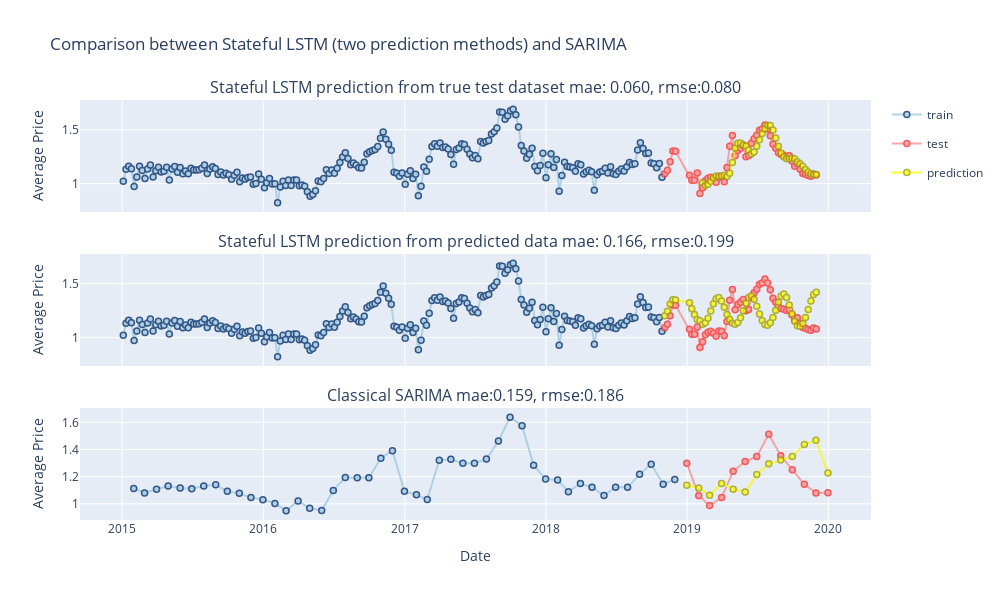

The code cell stored with this chart in its notebook:
### Code cell
from plotly.subplots import make_subplots
import plotly.graph_objects as go

fig = make_subplots(rows=3, cols=1,shared_xaxes=True,vertical_spacing=0.1,subplot_titles=("Stateful LSTM prediction from true test dataset mae: {mae_value:.3f}, rmse:{rmse_value:.3f}".format(mae_value=stateful_from_test_data_mae,rmse_value=stateful_from_test_data_rmse),
                                                   "Stateful LSTM prediction from predicted data mae: {mae_value:.3f}, rmse:{rmse_value:.3f}".format(mae_value=stateful_prediction_from_prediction_mae,rmse_value=stateful_prediction_from_prediction_rmse),
                                                   "Classical SARIMA mae:{mae_value:.3f}, rmse:{rmse_value:.3f}".format(mae_value=sarima_mae,rmse_value=sarima_rmse)))








fig.append_trace(go.Scatter(
    x=stateful_prediction_from_test_data_df.index,y=stateful_prediction_from_test_data_df['train'],
                   name='train',legendgroup='train',mode='lines+markers',marker=dict(
                                 color='rgb(158,202,225)',
                                 line=dict(
                                 color='rgb(8,48,107)',
                                 width=1.5)),
                                opacity=0.8), row=1, col=1)

fig.append_trace(go.Scatter(
    x=stateful_prediction_from_test_data_df.index,y=stateful_prediction_from_test_data_df['test'],
                   name='test',legendgroup='test',mode='lines+markers',marker=dict(
                                 color='rgb(248,146,146)',
                                 line=dict(
                                 color='rgb(249,52,52)',
                                 width=1.5)),
                                opacity=0.8), row=1, col=1)

fig.append_trace(go.Scatter(
    x=stateful_prediction_from_test_data_df.index,y=stateful_prediction_from_test_data_df['prediction'],
                   name='prediction',legendgroup='prediction',mode='lines+markers',marker=dict(
                                 color='rgb(249,249,11)',
                                 line=dict(
                                 color='rgb(158,158,14)',
                                 width=1.5)),
                                opacity=0.8,
                            hovertext=stateful_prediction_from_test_data_df.index), row=1, col=1)


fig.append_trace(go.Scatter(
    x=stateful_prediction_from_prediction_df.index,y=stateful_prediction_from_prediction_df['train'],
                   name='train',showlegend=False, mode='lines+markers',marker=dict(
                                 color='rgb(158,202,225)',
                                 line=dict(
                                 color='rgb(8,48,107)',
                                 width=1.5)),
                                opacity=0.8), row=2, col=1)

fig.append_trace(go.Scatter(
    x=stateful_prediction_from_prediction_df.index,y=stateful_prediction_from_prediction_df['test'],
                   name='test',showlegend=False, mode='lines+markers',marker=dict(
                                 color='rgb(248,146,146)',
                                 line=dict(
                                 color='rgb(249,52,52)',
                                 width=1.5)),
                                opacity=0.8), row=2, col=1)


fig.append_trace(go.Scatter(
    x=stateful_prediction_from_prediction_df.index,y=stateful_prediction_from_prediction_df['prediction'],
                   name='prediction',showlegend=False, mode='lines+markers',marker=dict(
                                 color='rgb(249,249,11)',
                                 line=dict(
                                 color='rgb(158,158,14)',
                                 width=1.5)),
                                opacity=0.8,
                            hovertext=stateful_prediction_from_prediction_df.index), row=2, col=1)



fig.append_trace(go.Scatter(
    x=sarima_train_test_predict_df.index,y=sarima_train_test_predict_df['train'],
                   name='train',showlegend=False,legendgroup='train',mode='lines+markers',marker=dict(
                                 color='rgb(158,202,225)',
                                 line=dict(
                                 color='rgb(8,48,107)',
                                 width=1.5)),
                                opacity=0.8), row=3, col=1)

fig.append_trace(go.Scatter(
    x=sarima_train_test_predict_df.index,y=sarima_train_test_predict_df['test'],
                   name='test',showlegend=False,legendgroup='test',mode='lines+markers',marker=dict(
                                 color='rgb(248,146,146)',
                                 line=dict(
                                 color='rgb(249,52,52)',
                                 width=1.5)),
                                opacity=0.8), row=3, col=1)

fig.append_trace(go.Scatter(
    x=sarima_train_test_predict_df.index,y=sarima_train_test_predict_df['prediction'],
                   name='prediction',showlegend=False,legendgroup='prediction',mode='lines+markers',marker=dict(
                                 color='rgb(249,249,11)',
                                 line=dict(
                                 color='rgb(158,158,14)',
                                 width=1.5)),
                                opacity=0.8,
                            hovertext=sarima_train_test_predict_df.index), row=3, col=1)

# Update xaxis properties
# fig.update_xaxes(title_text="Date", row=1, col=1)
# fig.update_xaxes(title_text="Date", row=2, col=1)
fig.update_xaxes(title_text="Date", row=3, col=1)

# Update yaxis properties
fig.update_yaxes(title_text="Average Price", row=1, col=1)
fig.update_yaxes(title_text="Average Price",  row=2, col=1)
fig.update_yaxes(title_text="Average Price",  row=3, col=1)



fig.update_layout(height=600, width=1000, title_text="Comparison between Stateful LSTM (two prediction methods) and SARIMA"
                  )



try:
    fig.show()
except:
    fig.show('svg')
# fig.show(renderer="colab")

### Figure 1 — Plotly figure (JSON) as saved in the notebook; plotly's stock layout.template omitted (floating-point values rounded to 4 significant figures; data arrays with more than 128 entries replaced by an {"elided": "..."} marker saying what was removed)
{"data": [{"legendgroup": "train", "marker": {"color": "rgb(158,202,225)", "line": {"color": "rgb(8,48,107)", "width": 1.5}}, "mode": "lines+markers", "name": "train", "opacity": 0.8, "type": "scatter", "x": {"elided": "253 str values"}, "xaxis": "x", "y": {"elided": "253 float values"}, "yaxis": "y"}, {"legendgroup": "test", "marker": {"color": "rgb(248,146,146)", "line": {"color": "rgb(249,52,52)", "width": 1.5}}, "mode": "lines+markers", "name": "test", "opacity": 0.8, "type": "scatter", "x": {"elided": "253 str values"}, "xaxis": "x", "y": {"elided": "253 float values"}, "yaxis": "y"}, {"hovertext": {"elided": "253 str values"}, "legendgroup": "prediction", "marker": {"color": "rgb(249,249,11)", "line": {"color": "rgb(158,158,14)", "width": 1.5}}, "mode": "lines+markers", "name": "prediction", "opacity": 0.8, "type": "scatter", "x": {"elided": "253 str values"}, "xaxis": "x", "y": {"elided": "253 float values"}, "yaxis": "y"}, {"marker": {"color": "rgb(158,202,225)", "line": {"color": "rgb(8,48,107)", "width": 1.5}}, "mode": "lines+markers", "name": "train", "opacity": 0.8, "showlegend": false, "type": "scatter", "x": {"elided": "253 str values"}, "xaxis": "x2", "y": {"elided": "253 float values"}, "yaxis": "y2"}, {"marker": {"color": "rgb(248,146,146)", "line": {"color": "rgb(249,52,52)", "width": 1.5}}, "mode": "lines+markers", "name": "test", "opacity": 0.8, "showlegend": false, "type": "scatter", "x": {"elided": "253 str values"}, "xaxis": "x2", "y": {"elided": "253 float values"}, "yaxis": "y2"}, {"hovertext": {"elided": "253 str values"}, "marker": {"color": "rgb(249,249,11)", "line": {"color": "rgb(158,158,14)", "width": 1.5}}, "mode": "lines+markers", "name": "prediction", "opacity": 0.8, "showlegend": false, "type": "scatter", "x": {"elided": "253 str values"}, "xaxis": "x2", "y": {"elided": "253 float values"}, "yaxis": "y2"}, {"legendgroup": "train", "marker": {"color": "rgb(158,202,225)", "line": {"color": "rgb(8,48,107)", "width": 1.5}}, "mode": "lines+markers", "name": "train", "opacity": 0.8, "showlegend": false, "type": "scatter", "x": ["2015-01-31T00:00:00", "2015-02-28T00:00:00", "2015-03-31T00:00:00", "2015-04-30T00:00:00", "2015-05-31T00:00:00", "2015-06-30T00:00:00", "2015-07-31T00:00:00", "2015-08-31T00:00:00", "2015-09-30T00:00:00", "2015-10-31T00:00:00", "2015-11-30T00:00:00", "2015-12-31T00:00:00", "2016-01-31T00:00:00", "2016-02-29T00:00:00", "2016-03-31T00:00:00", "2016-04-30T00:00:00", "2016-05-31T00:00:00", "2016-06-30T00:00:00", "2016-07-31T00:00:00", "2016-08-31T00:00:00", "2016-09-30T00:00:00", "2016-10-31T00:00:00", "2016-11-30T00:00:00", "2016-12-31T00:00:00", "2017-01-31T00:00:00", "2017-02-28T00:00:00", "2017-03-31T00:00:00", "2017-04-30T00:00:00", "2017-05-31T00:00:00", "2017-06-30T00:00:00", "2017-07-31T00:00:00", "2017-08-31T00:00:00", "2017-09-30T00:00:00", "2017-10-31T00:00:00", "2017-11-30T00:00:00", "2017-12-31T00:00:00", "2018-01-31T00:00:00", "2018-02-28T00:00:00", "2018-03-31T00:00:00", "2018-04-30T00:00:00", "2018-05-31T00:00:00", "2018-06-30T00:00:00", "2018-07-31T00:00:00", "2018-08-31T00:00:00", "2018-09-30T00:00:00", "2018-10-31T00:00:00", "2018-11-30T00:00:00", "2018-12-31T00:00:00", "2019-01-31T00:00:00", "2019-02-28T00:00:00", "2019-03-31T00:00:00", "2019-04-30T00:00:00", "2019-05-31T00:00:00", "2019-06-30T00:00:00", "2019-07-31T00:00:00", "2019-08-31T00:00:00", "2019-09-30T00:00:00", "2019-10-31T00:00:00", "2019-11-30T00:00:00", "2019-12-31T00:00:00"], "xaxis": "x3", "y": [1.114, 1.079, 1.107, 1.132, 1.117, 1.111, 1.13, 1.14, 1.092, 1.077, 1.046, 1.031, 1.003, 0.9495, 1.02, 0.9666, 0.9513, 1.098, 1.193, 1.193, 1.192, 1.337, 1.39, 1.092, 1.067, 1.032, 1.32, 1.328, 1.298, 1.298, 1.329, 1.463, 1.637, 1.576, 1.284, 1.182, 1.176, 1.09, 1.15, 1.122, 1.06, 1.122, 1.121, 1.217, 1.291, 1.144, 1.18, null, null, null, null, null, null, null, null, null, null, null, null, null], "yaxis": "y3"}, {"legendgroup": "test", "marker": {"color": "rgb(248,146,146)", "line": {"color": "rgb(249,52,52)", "width": 1.5}}, "mode": "lines+markers", "name": "test", "opacity": 0.8, "showlegend": false, "type": "scatter", "x": ["2015-01-31T00:00:00", "2015-02-28T00:00:00", "2015-03-31T00:00:00", "2015-04-30T00:00:00", "2015-05-31T00:00:00", "2015-06-30T00:00:00", "2015-07-31T00:00:00", "2015-08-31T00:00:00", "2015-09-30T00:00:00", "2015-10-31T00:00:00", "2015-11-30T00:00:00", "2015-12-31T00:00:00", "2016-01-31T00:00:00", "2016-02-29T00:00:00", "2016-03-31T00:00:00", "2016-04-30T00:00:00", "2016-05-31T00:00:00", "2016-06-30T00:00:00", "2016-07-31T00:00:00", "2016-08-31T00:00:00", "2016-09-30T00:00:00", "2016-10-31T00:00:00", "2016-11-30T00:00:00", "2016-12-31T00:00:00", "2017-01-31T00:00:00", "2017-02-28T00:00:00", "2017-03-31T00:00:00", "2017-04-30T00:00:00", "2017-05-31T00:00:00", "2017-06-30T00:00:00", "2017-07-31T00:00:00", "2017-08-31T00:00:00", "2017-09-30T00:00:00", "2017-10-31T00:00:00", "2017-11-30T00:00:00", "2017-12-31T00:00:00", "2018-01-31T00:00:00", "2018-02-28T00:00:00", "2018-03-31T00:00:00", "2018-04-30T00:00:00", "2018-05-31T00:00:00", "2018-06-30T00:00:00", "2018-07-31T00:00:00", "2018-08-31T00:00:00", "2018-09-30T00:00:00", "2018-10-31T00:00:00", "2018-11-30T00:00:00", "2018-12-31T00:00:00", "2019-01-31T00:00:00", "2019-02-28T00:00:00", "2019-03-31T00:00:00", "2019-04-30T00:00:00", "2019-05-31T00:00:00", "2019-06-30T00:00:00", "2019-07-31T00:00:00", "2019-08-31T00:00:00", "2019-09-30T00:00:00", "2019-10-31T00:00:00", "2019-11-30T00:00:00", "2019-12-31T00:00:00"], "xaxis": "x3", "y": [null, null, null, null, null, null, null, null, null, null, null, null, null, null, null, null, null, null, null, null, null, null, null, null, null, null, null, null, null, null, null, null, null, null, null, null, null, null, null, null, null, null, null, null, null, null, null, 1.3, 1.059, 0.9869, 1.046, 1.24, 1.311, 1.35, 1.512, 1.355, 1.251, 1.143, 1.08, 1.081], "yaxis": "y3"}, {"hovertext": ["2015-01-31T00:00:00", "2015-02-28T00:00:00", "2015-03-31T00:00:00", "2015-04-30T00:00:00", "2015-05-31T00:00:00", "2015-06-30T00:00:00", "2015-07-31T00:00:00", "2015-08-31T00:00:00", "2015-09-30T00:00:00", "2015-10-31T00:00:00", "2015-11-30T00:00:00", "2015-12-31T00:00:00", "2016-01-31T00:00:00", "2016-02-29T00:00:00", "2016-03-31T00:00:00", "2016-04-30T00:00:00", "2016-05-31T00:00:00", "2016-06-30T00:00:00", "2016-07-31T00:00:00", "2016-08-31T00:00:00", "2016-09-30T00:00:00", "2016-10-31T00:00:00", "2016-11-30T00:00:00", "2016-12-31T00:00:00", "2017-01-31T00:00:00", "2017-02-28T00:00:00", "2017-03-31T00:00:00", "2017-04-30T00:00:00", "2017-05-31T00:00:00", "2017-06-30T00:00:00", "2017-07-31T00:00:00", "2017-08-31T00:00:00", "2017-09-30T00:00:00", "2017-10-31T00:00:00", "2017-11-30T00:00:00", "2017-12-31T00:00:00", "2018-01-31T00:00:00", "2018-02-28T00:00:00", "2018-03-31T00:00:00", "2018-04-30T00:00:00", "2018-05-31T00:00:00", "2018-06-30T00:00:00", "2018-07-31T00:00:00", "2018-08-31T00:00:00", "2018-09-30T00:00:00", "2018-10-31T00:00:00", "2018-11-30T00:00:00", "2018-12-31T00:00:00", "2019-01-31T00:00:00", "2019-02-28T00:00:00", "2019-03-31T00:00:00", "2019-04-30T00:00:00", "2019-05-31T00:00:00", "2019-06-30T00:00:00", "2019-07-31T00:00:00", "2019-08-31T00:00:00", "2019-09-30T00:00:00", "2019-10-31T00:00:00", "2019-11-30T00:00:00", "2019-12-31T00:00:00"], "legendgroup": "prediction", "marker": {"color": "rgb(249,249,11)", "line": {"color": "rgb(158,158,14)", "width": 1.5}}, "mode": "lines+markers", "name": "prediction", "opacity": 0.8, "showlegend": false, "type": "scatter", "x": ["2015-01-31T00:00:00", "2015-02-28T00:00:00", "2015-03-31T00:00:00", "2015-04-30T00:00:00", "2015-05-31T00:00:00", "2015-06-30T00:00:00", "2015-07-31T00:00:00", "2015-08-31T00:00:00", "2015-09-30T00:00:00", "2015-10-31T00:00:00", "2015-11-30T00:00:00", "2015-12-31T00:00:00", "2016-01-31T00:00:00", "2016-02-29T00:00:00", "2016-03-31T00:00:00", "2016-04-30T00:00:00", "2016-05-31T00:00:00", "2016-06-30T00:00:00", "2016-07-31T00:00:00", "2016-08-31T00:00:00", "2016-09-30T00:00:00", "2016-10-31T00:00:00", "2016-11-30T00:00:00", "2016-12-31T00:00:00", "2017-01-31T00:00:00", "2017-02-28T00:00:00", "2017-03-31T00:00:00", "2017-04-30T00:00:00", "2017-05-31T00:00:00", "2017-06-30T00:00:00", "2017-07-31T00:00:00", "2017-08-31T00:00:00", "2017-09-30T00:00:00", "2017-10-31T00:00:00", "2017-11-30T00:00:00", "2017-12-31T00:00:00", "2018-01-31T00:00:00", "2018-02-28T00:00:00", "2018-03-31T00:00:00", "2018-04-30T00:00:00", "2018-05-31T00:00:00", "2018-06-30T00:00:00", "2018-07-31T00:00:00", "2018-08-31T00:00:00", "2018-09-30T00:00:00", "2018-10-31T00:00:00", "2018-11-30T00:00:00", "2018-12-31T00:00:00", "2019-01-31T00:00:00", "2019-02-28T00:00:00", "2019-03-31T00:00:00", "2019-04-30T00:00:00", "2019-05-31T00:00:00", "2019-06-30T00:00:00", "2019-07-31T00:00:00", "2019-08-31T00:00:00", "2019-09-30T00:00:00", "2019-10-31T00:00:00", "2019-11-30T00:00:00", "2019-12-31T00:00:00"], "xaxis": "x3", "y": [null, null, null, null, null, null, null, null, null, null, null, null, null, null, null, null, null, null, null, null, null, null, null, null, null, null, null, null, null, null, null, null, null, null, null, null, null, null, null, null, null, null, null, null, null, null, null, 1.136, 1.116, 1.062, 1.149, 1.108, 1.088, 1.215, 1.294, 1.322, 1.349, 1.437, 1.469, 1.228], "yaxis": "y3"}], "layout": {"annotations": [{"font": {"size": 16}, "showarrow": false, "text": "Stateful LSTM prediction from true test dataset mae: 0.060, rmse:0.080", "x": 0.5, "xanchor": "center", "xref": "paper", "y": 1, "yanchor": "bottom", "yref": "paper"}, {"font": {"size": 16}, "showarrow": false, "text": "Stateful LSTM prediction from predicted data mae: 0.166, rmse:0.199", "x": 0.5, "xanchor": "center", "xref": "paper", "y": 0.6333, "yanchor": "bottom", "yref": "paper"}, {"font": {"size": 16}, "showarrow": false, "text": "Classical SARIMA mae:0.159, rmse:0.186", "x": 0.5, "xanchor": "center", "xref": "paper", "y": 0.2667, "yanchor": "bottom", "yref": "paper"}], "height": 600, "title": {"text": "Comparison between Stateful LSTM (two prediction methods) and SARIMA"}, "width": 1000, "xaxis": {"anchor": "y", "domain": [0, 1], "matches": "x3", "showticklabels": false}, "xaxis2": {"anchor": "y2", "domain": [0, 1], "matches": "x3", "showticklabels": false}, "xaxis3": {"anchor": "y3", "domain": [0, 1], "title": {"text": "Date"}}, "yaxis": {"anchor": "x", "domain": [0.7333, 1], "title": {"text": "Average Price"}}, "yaxis2": {"anchor": "x2", "domain": [0.3667, 0.6333], "title": {"text": "Average Price"}}, "yaxis3": {"anchor": "x3", "domain": [0, 0.2667], "title": {"text": "Average Price"}}}}
